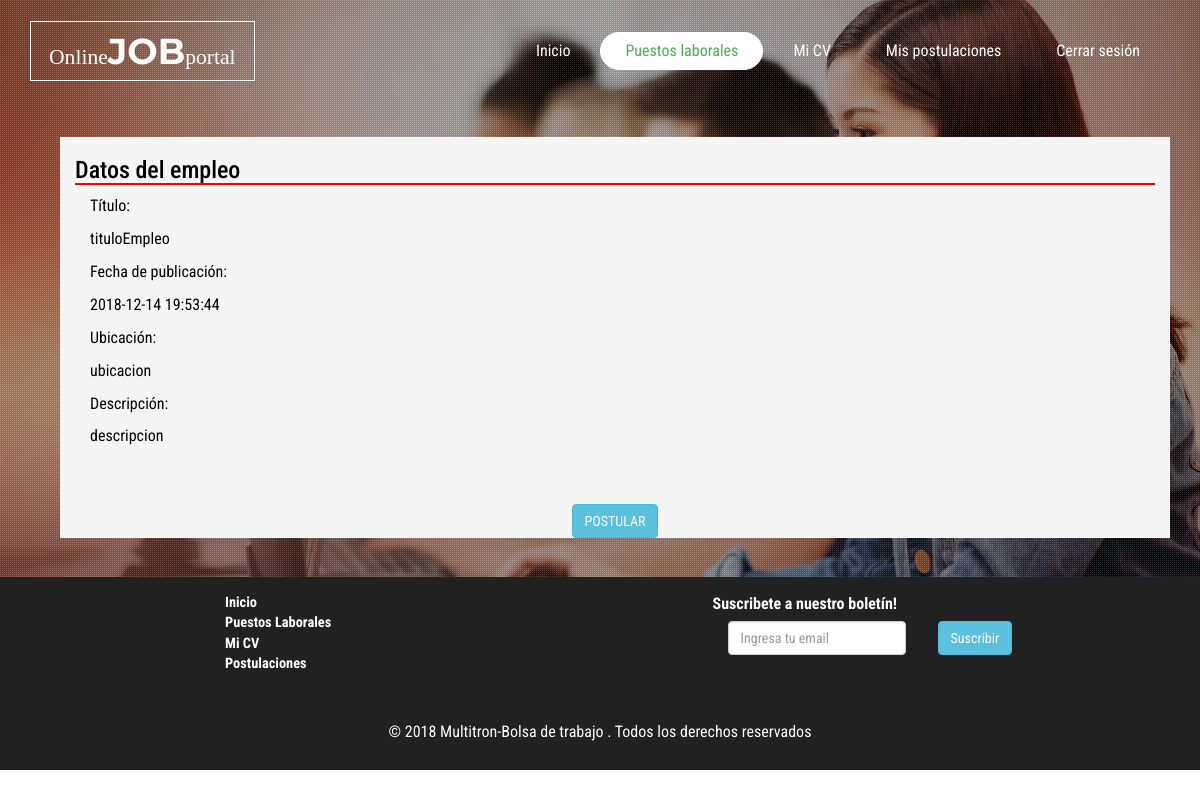
The app's page /user/jobseeker/ver_empleo.php?id=1 with its own data.
### tables this page shows
CREATE TABLE `empleo` (
  `id_empleo` int(11) NOT NULL,
  `titulo` varchar(100) NOT NULL,
  `ubicacion` varchar(100) NOT NULL,
  `descripcion` varchar(500) NOT NULL,
  `estado` int(11) NOT NULL DEFAULT '1',
  `fecha` datetime NOT NULL DEFAULT CURRENT_TIMESTAMP,
  `c_php` int(11) NOT NULL,
  `c_java` int(11) NOT NULL,
  `c_python` int(11) NOT NULL,
  `c_ofimatica` int(11) NOT NULL,
  `c_angular` int(11) NOT NULL,
  `c_laravel` int(11) NOT NULL,
  `c_net` int(11) NOT NULL,
  `c_sql` int(11) NOT NULL
);

### user/jobseeker/ver_empleo.php (the view, shortened to what this page needs)
<?php
 $con = conectar();
?>
<?php $get_id = $_GET['id']; ?>
<html>
<!DOCTYPE html>
<html lang="es">
<head>
<link href="css/bootstrap.css" rel="stylesheet" type="text/css" media="all" />
<link rel="stylesheet" href="css/style.css" type="text/css" media="all" />
<link href="css/font-awesome.css" rel="stylesheet">
<link rel="stylesheet" href="css/flexslider.css" type="text/css" media="screen" />
</head>
<body>
	<div class="banner-top">
		<div class="slider">
			<div class="callbacks_container">
				<ul class="rslides callbacks callbacks1" id="slider4">
					<li>
						<div class="w3layouts-banner-top jarallax">
							<div class="agileinfo-dot">
                                <div class="container" style="color: #fff;">
                                <?php
                        $query = mysqli_query($con,"select * from empleo where id_empleo = '$get_id'")or die(mysql_error());
                        $row = mysqli_fetch_array($query);
                            ?>
                        <form id="actualizar_cv" class="form-signin" method="post">
                                    <br><br><br><br><br><br>
                                    <div class="container">
                                        <div class="col-lg-12">
                                            <div class="container-fluid" style="background-color: whitesmoke; color: #000">
                                                <h3 style="border-bottom: 2px solid red">Datos del empleo</h3>
                                                <div class="col-md-12">
                                                    <p>Título:</p>
                                                    <p><?php echo $row['titulo']; ?></p>
                                                    <p>Fecha de publicación:</p>
                                                    <p><?php echo $row['fecha']; ?></p>
                                                    <p>Ubicación:</p>
                                                    <p><?php echo $row['ubicacion']; ?></p>
                                                    <p>Descripción:</p>
                                                    <p><?php echo $row['descripcion']; ?></p>
                                                    <br><br>
                                                </div>
                                            </div>
                                            <div class="container-fluid" style="background-color: whitesmoke; color: #000">
                                                <center>
                                                <input type="submit" class="btn btn-info"  value="POSTULAR"/>
                                                </center>
                                            </div>
                                            <br>
                                        </div>
                                    </div>
                        </form>
                                </div>
                            </div>
						</div>
					</li>
				</ul>
			</div>
		</div>
	</div>
	<div class="banner">
		<div class="header">
			<div class="container">
				<nav class="navbar navbar-default">
					<div class="navbar-header">
                        <div class="w3layouts-logo">
                            <h1><a href="index.html"> <span>Online</span>Job<span>portal</span></a></h1>
                        </div>
                    </div>
					<div class="collapse navbar-collapse nav-wil" id="bs-example-navbar-collapse-1">
						<nav>
							<ul class="nav navbar-nav navbar-right">
								<li><a href="#">Inicio</a></li>
								<li class="active"><a href="jobs.php">Puestos laborales</a></li>
                                <li><a href="my_cv.php">Mi CV</a></li>
                                <li><a href="index.php">Mis postulaciones</a></li>
							    <li><a href="../../logout.php" >Cerrar sesión</a></li>
							</ul>
						</nav>
					</div>
				</nav>
			</div>
		</div>
	</div>
    <footer>
        <div class="container">
            <div class="copyright">
                <div class="row">
                    <div class="col-sm-2"></div>
                    <div class="col-sm-3" style="align-items: left">
                        <p align="left"><b><a href="default.asp" target="_blank">Inicio</a></b></p>
                        <p><b><a href="default.asp" target="_blank">Puestos Laborales</a></b></p>
                        <p><b><a href="default.asp" target="_blank">Mi CV</a></b></p>
                        <p><b><a href="default.asp" target="_blank">Postulaciones</a></b></p>
                    </div>
                    <div class="col-sm-4 col-sm-offset-2">
                        <label style="color: #fff;">Suscribete a nuestro boletín!</label>
                        <div class="col-sm-7">
                            <input type="text" class="form-control" placeholder="Ingresa tu email" style="width: auto">
                        </div>
                        <div class="col-sm-5" style="align-items: left">
                            <button type="button" class="btn btn-info">Suscribir</button>
                        </div>
                    </div>
                </div>
                <br>
                <br>
            </div>
            <p align="center" style="color: #fff">© 2018 Multitron-Bolsa de trabajo . Todos los derechos reservados <a href="#"></a></p>
        </div>
    </footer>
</body>
</html>

### user/jobseeker/css/style.css (style rules this page uses)
body a { transition: 0.5s all; -webkit-transition: 0.5s all; -o-transition: 0.5s all; -moz-transition: 0.5s all; -ms-transition: 0.5s all; }
html, body { font-size: 100%; font-family: 'Roboto Condensed', sans-serif; }
body { background:#FFFFFF; }
.w3layouts-banner-top { background: url(../images/2.jpg) no-repeat 0px 0px; background-size: cover; }
.agileinfo-dot { background: url(../images/dott.png)repeat 0px 0px; background-size: 2px; -webkit-background-size: 2px; -moz-background-size: 2px; -o-background-size: 2px; -ms-background-size: 2px; }
.jarallax { position: relative; background-size: cover; background-repeat: no-repeat; background-position: 50% 50%; }
.banner { position: absolute; top: 0; z-index: 99; left: 0; width: 100%; }
.header { margin: 2em 0 0 0; }
.navbar-default { background: none; border: none; }
.navbar { margin-bottom: 0; }
.navbar-collapse { padding: 0; box-shadow: none; }
.w3layouts-logo h1 { margin:0; }
.w3layouts-logo h1 a { font-size: 1em; text-transform: uppercase; color: #FFFFFF; text-decoration: none; font-weight: 700; font-family: 'Montserrat', sans-serif; border: solid 1px #fff; padding: .2em .5em; }
.w3layouts-logo h1 a span { font-size: .6em; font-weight: 400; font-family: 'Crimson Text', serif; text-transform: initial; }
.navbar-nav { float: right; margin: 0; }
.navbar-default .navbar-nav > li > a { color: #fff; border: solid 1px rgba(255, 255, 255, 0); border-radius: 30px; -webkit-border-radius: 30px; -ms-border-radius: 30px; -o-border-radius: 30px; -moz-border-radius: 30px; }
.navbar-nav > li > a { font-size: 1em; padding: .5em 1.5em; margin-right: 5px; }
.navbar-default .navbar-nav > .active > a, .navbar-default .navbar-nav > .active > a:hover, .navbar-default .navbar-nav > .active > a:focus { color: #4CAF50; border: solid 1px #ffffff; border-radius: 30px; -webkit-border-radius: 30px; -ms-border-radius: 30px; -o-border-radius: 30px; -moz-border-radius: 30px; background: #ffffff; }
.callbacks_container { position: relative; float: left; width: 100%; }
.callbacks { position: relative; list-style: none; overflow: hidden; width: 100%; padding: 0; margin: 0; }
.callbacks li { position: absolute; width: 100%; }
.rslides { position: relative; list-style: none; overflow: hidden; width: 100%; padding: 0; }
.rslides li { -webkit-backface-visibility: hidden; position: absolute; display:none; width: 100%; left: 0; top: 0; }
.rslides li { position: relative; display: block; float: left; }
footer { background: #212121; padding:1em 0; }
.copyright p { text-align:center; color:#FFFFFF; margin:0; font-size:.9em; }
.copyright p a { color:#FFFFFF; text-decoration:none; }

### user/jobseeker/ver_empleo.php (style rules this page uses)
.copyright p { text-align: left; color: #FFFFFF; margin: 0; font-size: .9em; }

### records on screen
empleo: titulo "tituloEmpleo", fecha "2018-12-14 19:53:44", ubicacion "ubicacion", descripcion "descripcion"
